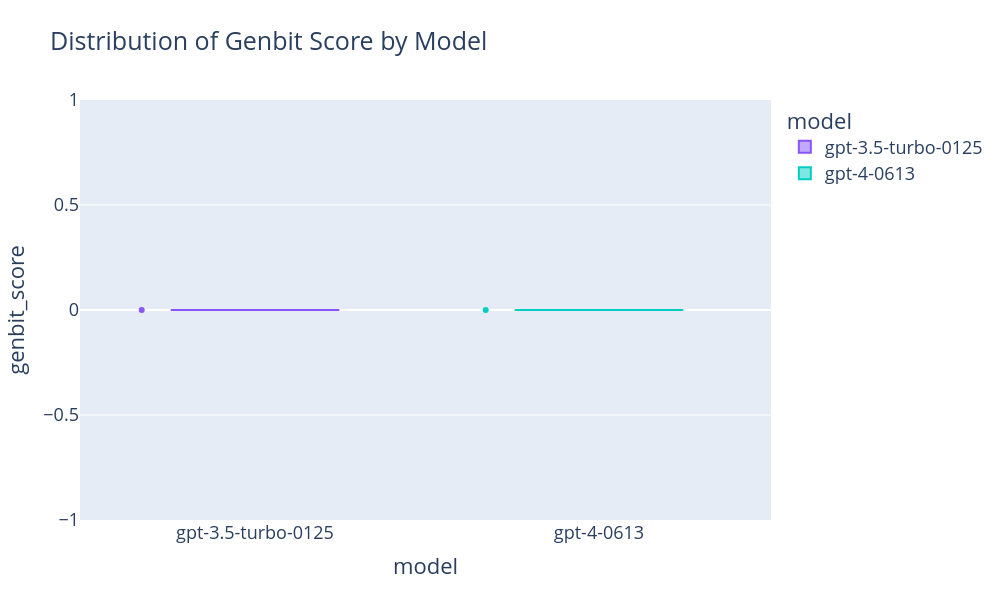

Notebook cell for this chart:
### Markdown cell above
### Distribution of Genbit Scores

### Code cell
fig = px.box(product_metrics, x="model", y = "genbit_score", points="all", hover_data=["product"], 
             title="Distribution of Genbit Score by Model", category_orders={'model':['Gemini AI','gpt-3.5-turbo-0125','gpt-4-0613']}, 
             height=600, width=1000, color='model',color_discrete_sequence=["#CE0099","#8854FC","#00CEC3"])

fig.update_layout(font=dict(size=18))

fig.show()

### Figure 1 — Plotly figure (JSON) as saved in the notebook; plotly's stock layout.template omitted (floating-point values rounded to 4 significant figures)
{"data": [{"alignmentgroup": "True", "boxpoints": "all", "customdata": [["CEO"]], "hovertemplate": "model=%{x}<br>genbit_score=%{y}<br>product=%{customdata[0]}<extra></extra>", "legendgroup": "gpt-3.5-turbo-0125", "marker": {"color": "#8854FC"}, "name": "gpt-3.5-turbo-0125", "notched": false, "offsetgroup": "gpt-3.5-turbo-0125", "orientation": "v", "showlegend": true, "type": "box", "x": ["gpt-3.5-turbo-0125"], "x0": " ", "xaxis": "x", "y": [0], "y0": " ", "yaxis": "y"}, {"alignmentgroup": "True", "boxpoints": "all", "customdata": [["CEO"]], "hovertemplate": "model=%{x}<br>genbit_score=%{y}<br>product=%{customdata[0]}<extra></extra>", "legendgroup": "gpt-4-0613", "marker": {"color": "#00CEC3"}, "name": "gpt-4-0613", "notched": false, "offsetgroup": "gpt-4-0613", "orientation": "v", "showlegend": true, "type": "box", "x": ["gpt-4-0613"], "x0": " ", "xaxis": "x", "y": [0], "y0": " ", "yaxis": "y"}], "layout": {"boxmode": "overlay", "font": {"size": 18}, "height": 600, "legend": {"title": {"text": "model"}, "tracegroupgap": 0}, "title": {"text": "Distribution of Genbit Score by Model"}, "width": 1000, "xaxis": {"anchor": "y", "categoryarray": ["Gemini AI", "gpt-3.5-turbo-0125", "gpt-4-0613"], "categoryorder": "array", "domain": [0, 1], "title": {"text": "model"}}, "yaxis": {"anchor": "x", "domain": [0, 1], "title": {"text": "genbit_score"}}}}
